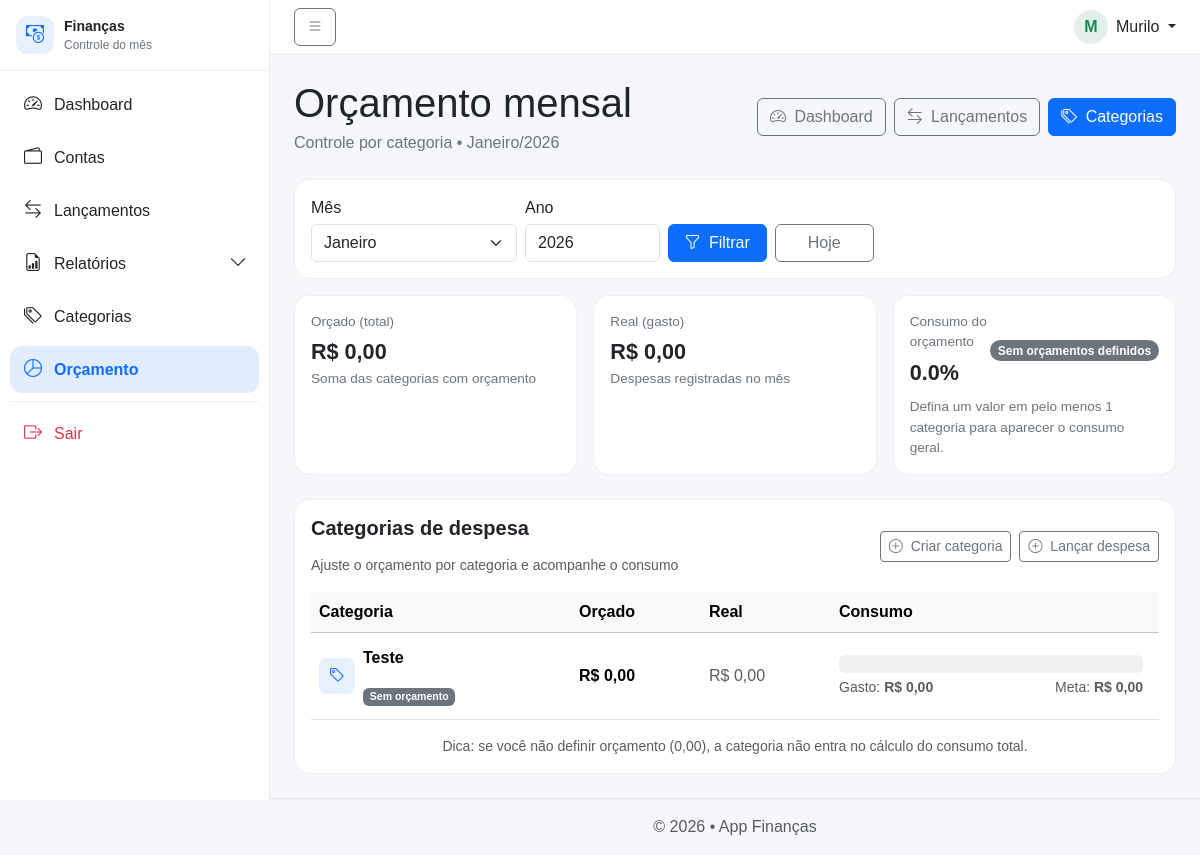
Page /public/?url=orcamentos (signed in) on the earlier database version.
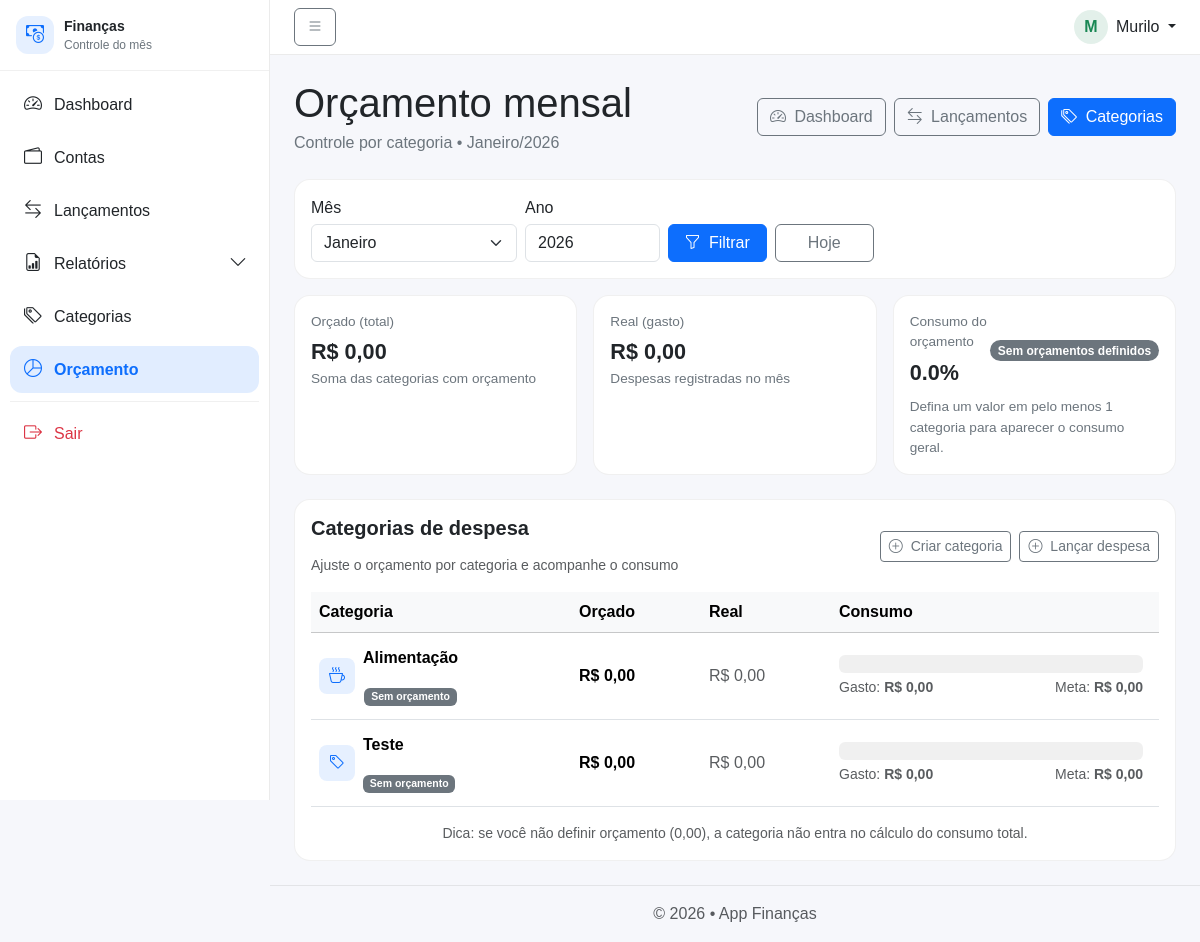
Same page on the later database version.
### tables this page shows
CREATE TABLE `categorias` (
  `id` int(11) NOT NULL,
  `id_usuario` int(11) NOT NULL,
  `nome` varchar(100) NOT NULL,
  `tipo` enum('R','D') NOT NULL,
  `criada_em` timestamp NOT NULL DEFAULT current_timestamp()
);

### app/views/orcamentos/index.php (called while the page is built, shortened)
<?php
require __DIR__ . "/../layout.php";

### app/controllers/OrcamentoController.php (called while the page is built, shortened)
<?php
require_once __DIR__ . '/../models/Orcamento.php';
require_once __DIR__ . '/../models/Categoria.php';
require_once __DIR__ . '/../models/Lancamento.php';
class OrcamentoController
{
    public static function index($pdo)
    {
        $idUsuario = usuarioId();
        $ano = (int)($_GET['ano'] ?? date('Y'));
        $mes = (int)($_GET['mes'] ?? date('m'));
        $categorias = Categoria::allByUsuario($pdo, $idUsuario);
        $categoriasDespesa = array_values(array_filter($categorias, function ($c) {
            return ($c['tipo'] ?? '') === 'D';
        }));
        $orcamentosMap = Orcamento::mapByMes($pdo, $idUsuario, $ano, $mes);
        $gastosReais = Lancamento::totalPorCategoriaMes($pdo, $idUsuario, $ano, $mes);
        require '../app/views/orcamentos/index.php';
    }
}

### app/helpers/helpers.php (called while the page is built, shortened)
<?php
function usuarioId()
{
    return $_SESSION['usuario']['id'];
}

### app/models/Categoria.php (called while the page is built, shortened)
<?php
class Categoria
{
    public static function allByUsuario($pdo, $idUsuario)
    {
        $stmt = $pdo->prepare("
            SELECT
                c.*,
                COALESCE(SUM(l.valor), 0) AS total
            FROM categorias c
            LEFT JOIN lancamentos l
                ON l.id_categoria = c.id
               AND l.id_usuario = c.id_usuario
            WHERE c.id_usuario = ?
            GROUP BY c.id
            ORDER BY c.nome
        ");
        $stmt->execute([$idUsuario]);
        return $stmt->fetchAll();
    }
}

### app/models/Orcamento.php (called while the page is built, shortened)
<?php
class Orcamento
{
    public static function mapByMes(PDO $pdo, int $idUsuario, int $ano, int $mes): array
    {
        $stmt = $pdo->prepare("
            SELECT id_categoria, valor
            FROM orcamentos
            WHERE id_usuario = ?
              AND ano = ?
              AND mes = ?
        ");
        $stmt->execute([$idUsuario, $ano, $mes]);
        $map = [];
        foreach ($stmt->fetchAll() as $row) {
            $map[(int)$row['id_categoria']] = (float)$row['valor'];
        }
        return $map;
    }
}

### app/models/Lancamento.php (called while the page is built, shortened)
<?php
class Lancamento
{
public static function totalPorCategoriaMes($pdo, $idUsuario, $ano, $mes)
{
    $stmt = $pdo->prepare("
        SELECT id_categoria, SUM(valor) AS total
        FROM lancamentos
        WHERE id_usuario = ?
          AND tipo = 'D'
          AND YEAR(data) = ?
          AND MONTH(data) = ?
        GROUP BY id_categoria
    ");
    $stmt->execute([$idUsuario, $ano, $mes]);
    $resultado = [];
    foreach ($stmt->fetchAll() as $row) {
        $resultado[$row['id_categoria']] = (float)$row['total'];
    }
    return $resultado;
}
}

### app/views/orcamentos/index_content.php (the view, shortened to what the changed rows need)
<?php
function iconeCategoria($nome) {
    $n = mb_strtolower($nome ?? '');
    if (str_contains($n, 'aliment') || str_contains($n, 'mercad') || str_contains($n, 'rest')) return 'bi-cup-hot';
    return 'bi-tag';
}
?>
<div class="d-flex justify-content-between align-items-start align-items-md-center gap-3 mb-4 flex-wrap">
    <div>
        <h1 class="mb-1">Orçamento mensal</h1>
    </div>
</div>
<div class="card card-soft">
    <div class="card-body">
        <?php if (empty($categoriasDespesa)): ?>
            <div class="alert alert-info mb-0">
                Você ainda não cadastrou categorias de <b>Despesa</b>.<br>
                Vá em <b>Categorias</b> e crie pelo menos uma com tipo <b>Despesa (D)</b>.
            </div>
        <?php else: ?>
            <div class="table-responsive-mobile">
                <table class="table table-hover align-middle mb-0">
                    <thead class="table-light">
                        <tr>
                            <th style="min-width:260px">Categoria</th>
                            <th style="min-width:130px">Orçado</th>
                            <th style="min-width:130px">Real</th>
                            <th style="min-width:320px">Consumo</th>
                            <th style="min-width:320px">Ajustar</th>
                        </tr>
                    </thead>
                    <tbody>
                    <?php foreach ($categoriasDespesa as $cat): ?>
                        <?php
                            $idCat = (int)$cat['id'];
                            $orcado = (float)($orcamentosMap[$idCat] ?? 0);
                            $real   = (float)($gastosReais[$idCat] ?? 0);
                            $percentual = ($orcado > 0) ? ($real / $orcado) * 100 : 0;
                            if ($orcado <= 0) {
                                $classe = 'bg-secondary';
                                $label = 'Sem orçamento';
                            } elseif ($percentual <= 70) {
                                $classe = 'bg-success';
                                $label = 'Saudável';
                            } elseif ($percentual <= 100) {
                                $classe = 'bg-warning';
                                $label = 'Atenção';
                            } else {
                                $classe = 'bg-danger';
                                $label = 'Estourado';
                            }
                            $icone = iconeCategoria($cat['nome'] ?? '');
                        ?>
                        <tr>
                            <td>
                                <div class="d-flex align-items-center gap-2">
                                    <div class="rounded-3 d-inline-flex align-items-center justify-content-center"
                                         style="width:36px;height:36px;background:rgba(13,110,253,.10);color:#0d6efd;">
                                        <i class="bi <?= $icone ?>"></i>
                                    </div>
                                    <div>
                                        <div class="fw-semibold"><?= htmlspecialchars($cat['nome']) ?></div>
                                        <div class="text-muted small">
                                            <span class="badge <?= $classe ?> <?= $classe==='bg-warning' ? 'text-dark' : '' ?>">
                                                <?= $label ?>
                                            </span>
                                        </div>
                                    </div>
                                </div>
                            </td>
                            <td class="fw-semibold">
                                R$ <?= number_format($orcado, 2, ',', '.') ?>
                            </td>
                            <td class="<?= $real > 0 ? 'fw-semibold' : 'text-muted' ?>">
                                R$ <?= number_format($real, 2, ',', '.') ?>
                            </td>
                            <td>
                                <div class="progress" style="height: 18px;">
                                </div>
                                <div class="text-muted small mt-1 d-flex justify-content-between">
                                    <span>Gasto: <b>R$ <?= number_format($real, 2, ',', '.') ?></b></span>
                                    <span>Meta: <b>R$ <?= number_format($orcado, 2, ',', '.') ?></b></span>
                                </div>
                            </td>
                            <td>
                            </td>
                        </tr>
                    <?php endforeach; ?>
                    </tbody>
                </table>
            </div>
        <?php endif; ?>
    </div>
</div>
<link href="https://cdn.jsdelivr.net/npm/bootstrap-icons/font/bootstrap-icons.css" rel="stylesheet">

Differences in the rows shown:
added categorias: nome "Alimentação", id "Sem orçamento", id "0,00"
